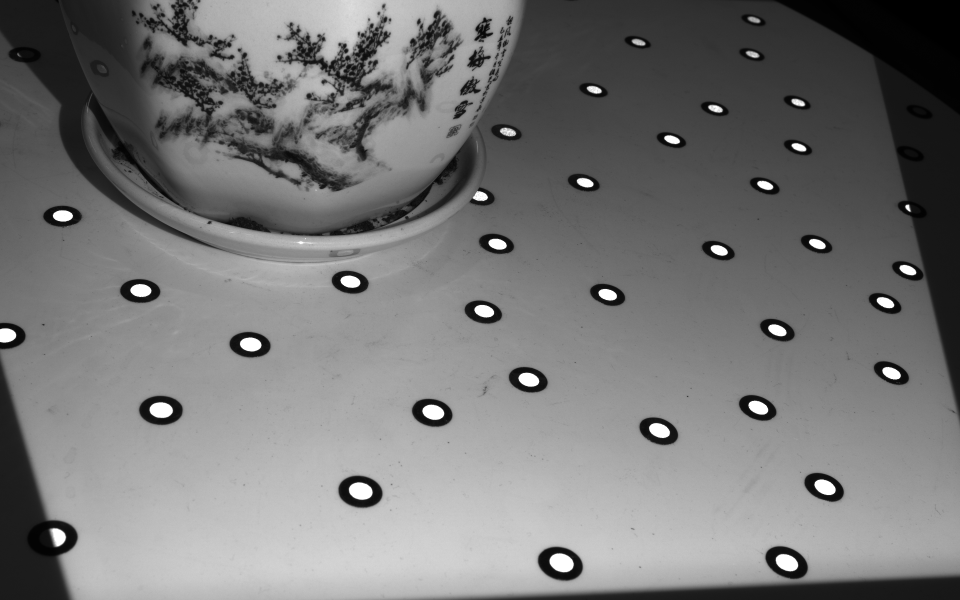
#> input picture data/p1.png, 1920 x 1200 px (shown at 1/2 size)
$ python -i triangulate_aircraft_points.py   (imports and definitions only)
#> lines starting #> are read from the running program, lines starting #| are printed output that depends on the picture; after the words box and inside, x2 and y2 are one past the last pixel; in counts of white or black regions, pixels touching at a corner belong together
#> further down, picture is the input picture: shape (1200, 1920, 3); min 0, max 255, mean 119.1
"""
多视图三角测量飞机标志点三维坐标 (v3)。

利用阶段2的地面标志点位姿 (C_T_G) 获得每张图的相机位姿，
通过多视图三角测量直接解算飞机标志点在地面坐标系(G)下的
真实三维坐标（包括Z/高度）。

与v2的区别:
  - 不再使用标定板PnP获得相机位姿，改为读取阶段2的 ground poses
  - 坐标系统一为地面坐标系 G (由实测地面标志点定义)
  - 保留 cv2.triangulatePoints + Huber BA + 刚体检查

使用方式:
  # 所有点在一张图中可见时:
  python tools/triangulate_aircraft_points.py data/tri/*.png \
      --ground-poses output/session_01/stage_02_ground_poses.json \
      --point-names 机舱顶 左翼尖 右翼尖 机脊中部 \
                    左横尾翼尖 右横尾翼尖 左竖尾翼尖 右竖尾翼尖

  # 部分点在某帧不可见时(同样的命令, 标注时挑可见的点标即可):
  python tools/triangulate_aircraft_points.py data/tri/*.png \
      --ground-poses output/session_01/stage_02_ground_poses.json \
      --threshold 0.55

流程:
  1. 加载阶段2的地面位姿 C_T_G (或从 ground_poses.json 读取)
  2. 注册所有标志点名称 (--point-names 或交互输入)
  3. 图0标注: 点击位置→按字母键a-n分配点号 → s保存
  4. 后续帧逐帧标注: 橙色参考圈=上帧位置, 点击→按字母键 → s保存
  5. cv2.triangulatePoints 三角测量 → 3D坐标 (带真实Z)
  6. 异常视图自动剔除 & 重三角测量
  7. 重投影误差分析 → 导出 aircraft_points_G.yaml
"""

import sys, yaml, cv2, numpy as np, math, os, json, time
from pathlib import Path
from typing import Dict, List, Optional, Tuple
sys.path.insert(0, str(Path(__file__).resolve().parent.parent))
from sls_calib import CalibImage, Calibrator
from sls_calib.ground_pose import load_ground_poses


# ====================================================================
# Ground pose provider (replaces BoardPoseEstimator)
# ====================================================================

class GroundPoseProvider:
    """Loads camera poses from stage 2 ground pose JSON output.

    Replaces BoardPoseEstimator — the ground coordinate system G is now
    defined by physically measured ground markers, not the calibration board.
    """

    # [38 lines left out: functions __init__, get_pose, not called in this run]


# ====================================================================
# KLT 跟踪器
# ====================================================================

class PointTracker:
    """KLT光流法在图像序列中跟踪标志点。"""

    # [17 lines left out: functions __init__, track, not called in this run]


# ====================================================================
# Aircraft marker candidate detector — finds small bright dots
# ====================================================================

def detect_marker_candidates(image: np.ndarray, sigma: int = 4,
                             min_contrast: float = 50.0,
                             min_area: int = 3, max_area: int = 200
                             ) -> List[Tuple[float, float, float]]:
    """Auto-detect bright dot markers using local contrast.

    Subtracts Gaussian-blurred image from original to find features
    that are brighter than their local neighborhood. This naturally
    isolates markers regardless of global illumination changes.

    Returns [(cx, cy, area), ...] sorted by area descending.
    """
#> called with sigma = 4, min_contrast = 50, min_area = 3, max_area = 200
    gray = cv2.cvtColor(image, cv2.COLOR_BGR2GRAY) if image.ndim == 3 else image
    h, w = gray.shape[:2]
#> h = 1200; w = 1920

    # Local contrast: original - blurred = spots brighter than surroundings
    ksize = sigma * 4 + 1  # kernel size ~4x sigma
    blurred = cv2.GaussianBlur(gray, (ksize, ksize), sigma)
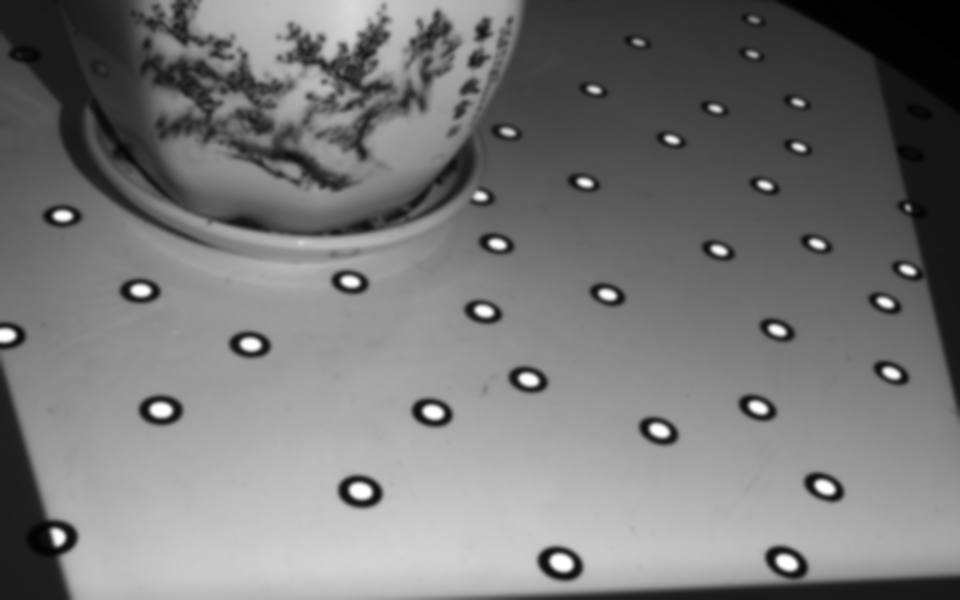
#> blurred: shape (1200, 1920) (shown at 1/2 size); min 0, max 255, mean 119.1
    diff = cv2.subtract(gray, blurred)
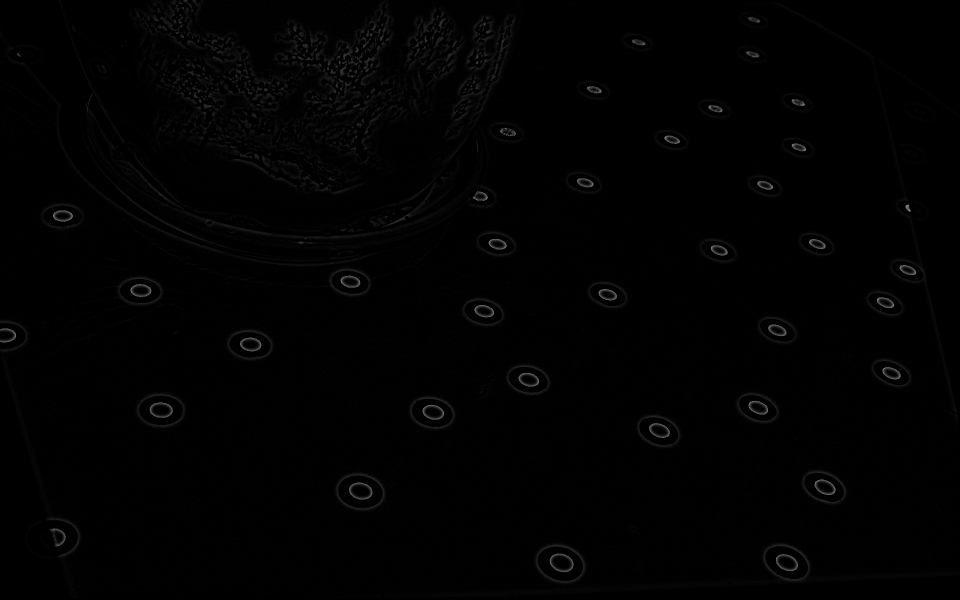
#> diff: shape (1200, 1920) (shown at 1/2 size); min 0, max 163, mean 1.9

    # Threshold the contrast map
    _, mask = cv2.threshold(diff, min_contrast, 255, cv2.THRESH_BINARY)
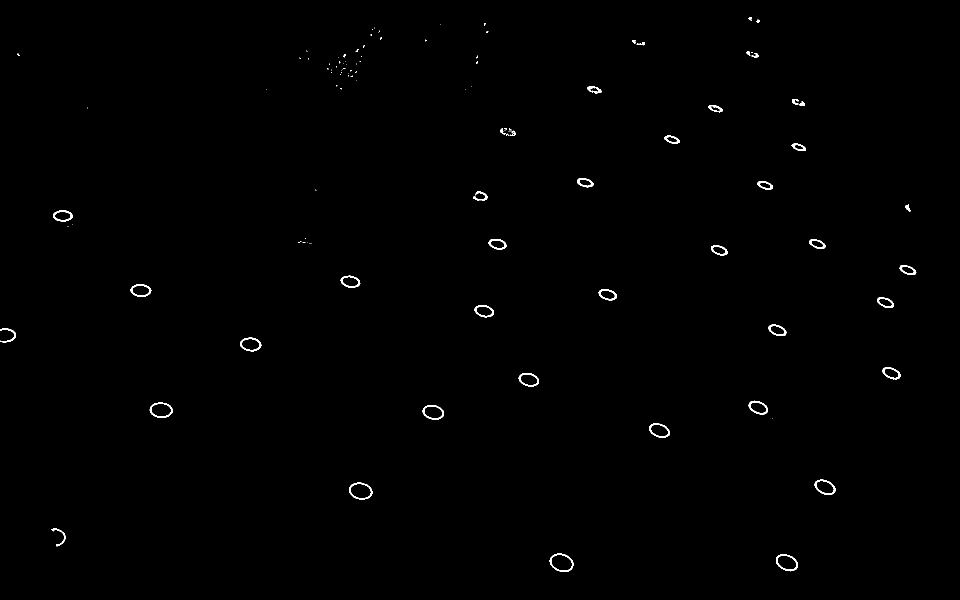
#> mask: shape (1200, 1920) (shown at 1/2 size); 0.4% white; 114 white regions (72 under 20 px), largest, box (x1, y1, x2, y2) and area: (1099, 1107, 1147, 1144) 365, (698, 965, 745, 999) 354, (1552, 1108, 1596, 1143) 346

    # Connected components
    n_labels, labels, stats, centroids = cv2.connectedComponentsWithStats(
        mask, connectivity=8)
#> labels: shape (1200, 1920) int32; 115 distinct labels, from 0 to 114
#> n_labels = 115; stats = 115 rows, first 6: [0, 0, 1920, 1200, 2294681], [1497, 35, 7, 6, 29], [1513, 39, 7, 6, 29], [968, 46, 3, 5, 12], [880, 49, 1, 1, 1], [748, 55, 1, 2, 2]; centroids = 115 pairs, first value 17.69 to 1815.3, second value 37.1 to 1125.1

    candidates = []
    for i in range(1, n_labels):
        area = stats[i, cv2.CC_STAT_AREA]
        if area < min_area or area > max_area:
            continue
        bw = stats[i, cv2.CC_STAT_WIDTH]
        bh = stats[i, cv2.CC_STAT_HEIGHT]
        if bw < 2 or bh < 2 or bw > 20 or bh > 20:
            continue
        aspect = max(bw, bh) / max(min(bw, bh), 1)
        if aspect > 2.5:
            continue
        cx, cy = centroids[i]
        candidates.append((float(cx), float(cy), float(area)))
#> this loop made 114 passes
#> (area, bw, bh, aspect, cx, cy) on passes 1, 2, 13, 14, 18, 21, 57, 58: (29, 7, 6, 1.17, 1500.1, 37.1), (29, 7, 6, 1.17, 1515.8, 41.76), (38, 7, 7, 1, 1267.5, 82.63), (55, 17, 7, 2.43, 1283.1, 87.31), (41, 9, 8, 1.12, 1496.2, 106), (68, 15, 9, 1.67, 1511, 110.9), (89, 14, 12, 1.17, 1589.8, 203.2), (65, 11, 9, 1.22, 1604.3, 207.8)
#> (area, bw, bh) on passes 53, 59: (185, 29, 14), (178, 28, 14)
#> after the loop, candidates = 45 items, first 6: (1500.1, 37.1, 29), (1515.8, 41.76, 29), (968.9, 47.92, 12), (757.7, 63, 3), (974.1, 63.67, 12), (742.1, 69.12, 8)

    candidates.sort(key=lambda x: -x[2])
    # Non-max suppression: keep largest within 5px
    clean = []
    for c in candidates:
        too_close = False
        for cc in clean:
            if math.hypot(c[0] - cc[0], c[1] - cc[1]) < 5:
                too_close = True
                break
        if not too_close:
            clean.append(c)
#> this loop made 45 passes
#> c on passes 1 to 12: (1589.8, 203.2, 89), (1815.3, 415.2, 80), (1511, 110.9, 68), (1604.3, 207.8, 65), (1026.1, 266.6, 57), (1283.1, 87.31, 55), (1004.2, 262.6, 50), (1496.2, 106, 41), (1267.5, 82.63, 38), (1500.1, 37.1, 29), (1515.8, 41.76, 29), (714.1, 100.8, 17)
#> after the loop, clean = 43 items, first 6: (1589.8, 203.2, 89), (1815.3, 415.2, 80), (1511, 110.9, 68), (1604.3, 207.8, 65), (1026.1, 266.6, 57), (1283.1, 87.31, 55)
    return clean

class AircraftTriangulationGUI:
    """标注、跟踪修正、三角测量的统一界面。"""

    MAX_DISPLAY_W = 1400  # 显示窗口最大宽度
    MAX_DISPLAY_H = 900   # 显示窗口最大高度

    # [944 lines left out: functions __init__, _resize_img, process_all_boards, register_point_names, _annotate_one_frame, label_first_frame and 9 more, not called in this run]


# [2 lines not run here, left out]

>>> import cv2
>>> picture = cv2.imread('../data/p1.png')
>>> result = detect_marker_candidates(picture)
#> result has the same summary as clean in detect_marker_candidates
